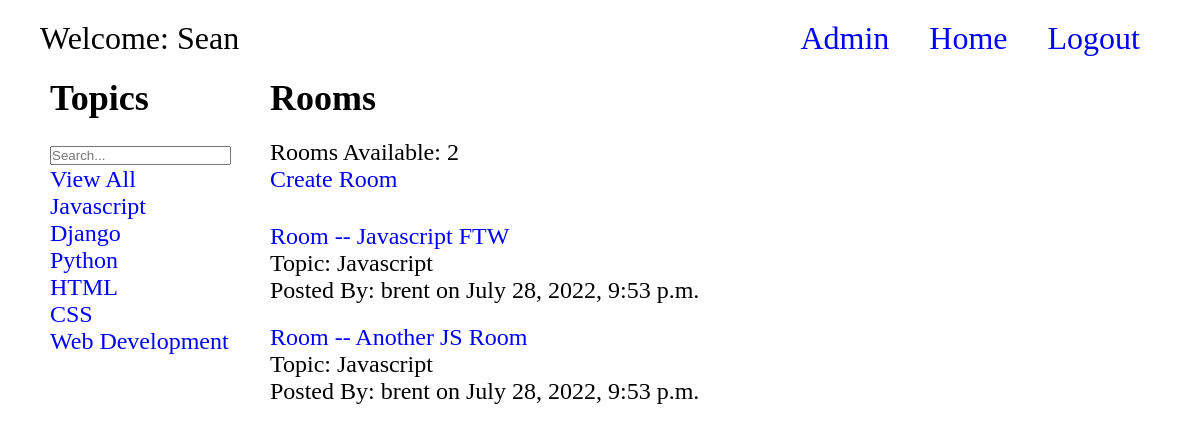
The app's page / (signed in) with its own data.
### base/models.py (models this page shows, shortened)
class Topic(models.Model):
  name = models.CharField(max_length=100)
  def __str__(self):
    return self.name

class Room(models.Model):
  name = models.CharField(max_length=100)
  host = models.ForeignKey(User, on_delete=models.CASCADE)
  topic = models.ForeignKey("Topic", related_name="rooms", on_delete=models.SET_NULL, null=True)
  participants = models.ManyToManyField(User, related_name="participants", blank=True)
  description = models.TextField(max_length=1000, null=True)
  created = models.DateTimeField(auto_now_add=True)
  updated = models.DateTimeField(auto_now=True)

### base/views.py (the view)
# urls.py: path('', views.view_home_page, name="home"),
def view_home_page(request):
  q = request.GET.get('q') if request.GET.get('q') != None else ''
  rooms = Room.objects.filter(Q(topic__name__icontains=q) | Q(description__icontains=q) | Q(name__icontains=q))
  num_rooms = rooms.count()
  topics = Topic.objects.all()
  context = {
    "rooms": rooms, "topics": topics, "num_rooms": num_rooms,
  }
  return render(request, 'base/home.html', context)

### base/templates/base/home.html (shortened to what this page needs)
{% extends 'main.html' %}
{% block content %}
<main>
  <div class="home-grid">
    <div>
      <h2 class="title">Topics</h2>
      <form method="GET" action="{% url 'home' %}">
        <input type="text" name="q" placeholder="Search...">
      </form>
      <ul>
        <li>
          <a href="{% url 'home' %}">View All</a>
        </li>
        {% for topic in topics %}
        <li>
          <a href="{% url 'home' %}?q={{topic.name}}">{{topic}}</a>
        </li>
        {% endfor %}
      </ul>
    </div>
    <div>
      <h2 class="title">Rooms</h2>
      <p>Rooms Available: {{num_rooms}}</p>
      {% if user.is_authenticated %}
      <p class="create-room-link">
        <a href="{% url 'room_create' %}">Create Room</a>
      </p>
      {% endif %}
      <ul class="room-list">
        {% for room in rooms %}
        <li>
          <a href="{% url 'room' room.pk %}">Room -- {{room.name}}</a>
          <div>
            <p>Topic: {{ room.topic }}</p>
            <p>Posted By: {{room.host}} on {{room.created}}</p>
          </div>
        </li>
        {% endfor %}
      </ul>
    </div>
  </div>
</main>
{% endblock content %}

### templates/main.html (shortened to what this page needs)
{% load static %}
<!DOCTYPE html>
<html lang="en">
<head>
  <link rel="stylesheet" href="{% static 'css/app.css' %}">
</head>
<body>
  <nav class="navigation">
    {% if user.is_authenticated %}
    <p class="navigation-user">Welcome: {{user}}</p>
    {% elif not user.is_authenticated %}
    <div></div>
    {% endif %}
    <ul class="navigation__list">
      {% if user.is_superuser %}
      <li class="navigation__list__item">
        <a class="navigation__list__link" href="{% url 'admin:index' %}">Admin</a>
      </li>
      {% endif %}
      <li class="navigation__list__item">
        <a class="navigation__list__link" href="{% url 'home' %}">Home</a>
      </li>
      {% if user.is_authenticated %}
      <li class="navigation__list__item">
        <a class="navigation__list__link" href="{% url 'logout' %}">Logout</a>
      </li>
      {% elif not user.is_authenticated %}
      <li class="navigation__list__item">
        <a class="navigation__list__link" href="{% url 'login' %}">Login</a>
      </li>
      {% endif %}
    </ul>
  </nav>
  {% block content %}
  {% endblock content %}
</body>
</html>

### base/static/css/app.css (style rules this page uses)
* { margin: 0; padding: 0; box-sizing: border-box; }
html { font-size: 62.5%; }
ul { list-style: none; }
a, a:visited { text-decoration: none; color: blue; }
main { margin: 0 5rem; font-size: 2.4rem; }
.navigation { display: flex; justify-content: space-between; align-items: center; padding: 0 4rem; }
.navigation-user { font-size: 3.2rem; }
.navigation__list { display: flex; justify-content: flex-end; padding: 2rem; gap: 4rem; }
.navigation__list__link { font-size: 3.2rem; }
.home-grid { display: grid; grid-template-columns: 1fr 4fr; }
.title { margin-bottom: 2rem; }
.create-room-link { margin-bottom: 3rem; }
.room-list { display: flex; flex-direction: column; gap: 2rem; }

### records on screen
Topic: name "Javascript"
Topic: name "Django"
Topic: name "Python"
Topic: name "HTML"
Topic: name "CSS"
Topic: name "Web Development"
Room: name "Javascript FTW", topic "Javascript", host "brent", created "July 28, 2022, 9:53 p.m."
Room: name "Another JS Room", topic "Javascript", host "brent", created "July 28, 2022, 9:53 p.m."

### other values on screen
{{ user }} "Sean"
{{ num_rooms }} "2"
